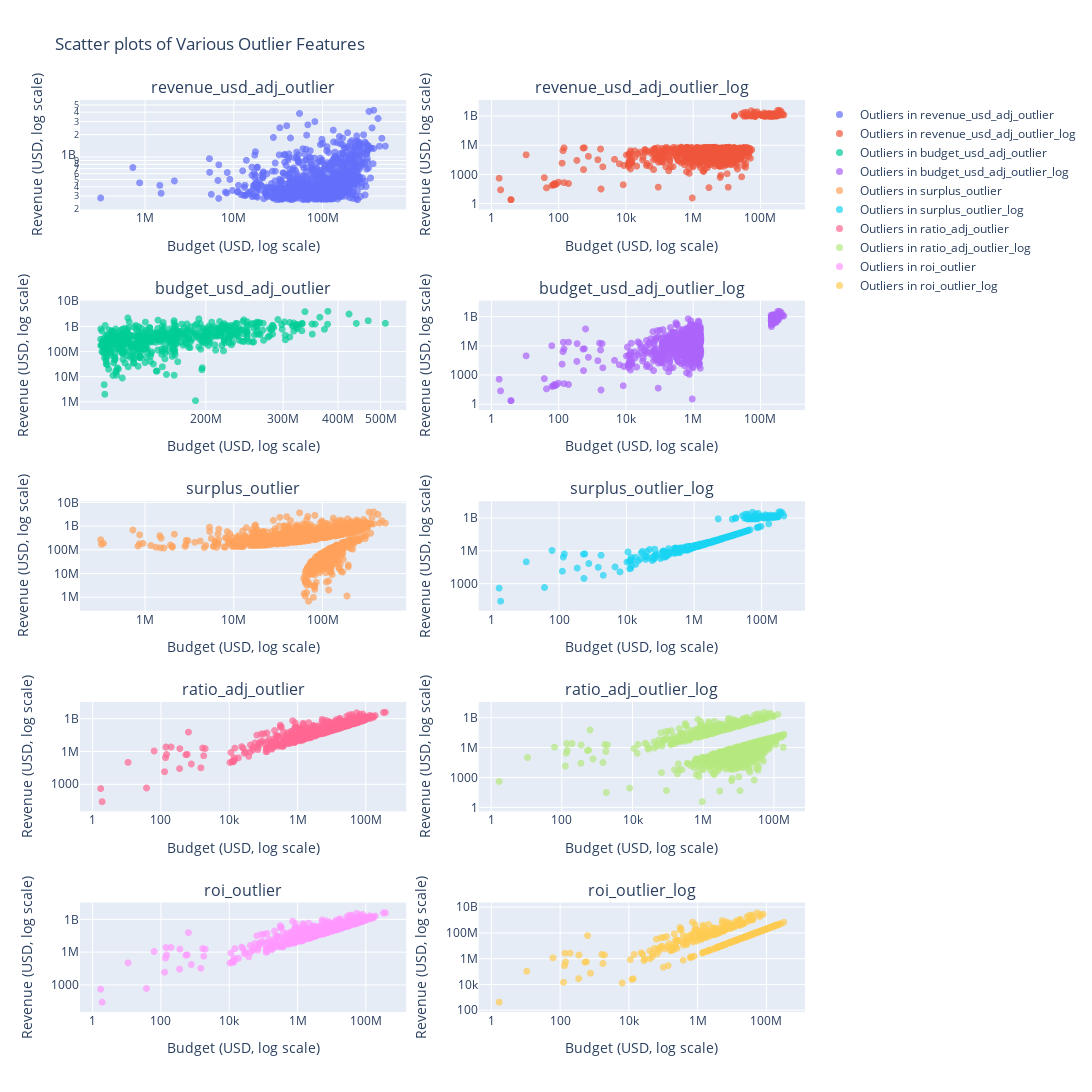

Write notebook code for a chart like this one.
### Code cell
outlier_features = ['revenue_usd_adj_outlier', 'revenue_usd_adj_outlier_log',
                    'budget_usd_adj_outlier', 'budget_usd_adj_outlier_log',
                    'surplus_outlier', 'surplus_outlier_log',
                    'ratio_adj_outlier', 'ratio_adj_outlier_log',
                    'roi_outlier', 'roi_outlier_log']

# Create a 5x2 subplot grid
fig = make_subplots(rows=5, cols=2, subplot_titles=outlier_features)

# Populate the subplots with scatter plots
for index, feature in enumerate(outlier_features):
    row = (index // 2) + 1
    col = (index % 2) + 1
    # Filter data for the current feature
    current_data = movie[movie[feature]]

    # Add a scatter plot to the current subplot
    fig.add_trace(
        go.Scattergl(
            x=current_data['budget_usd_adj'],
            y=current_data['revenue_usd_adj'],
            mode='markers',
            marker=dict(size=7, opacity=0.7),
            name=f'Outliers in {feature}'  # Legend name
        ),
        row=row,
        col=col
    )

    # Print number of outliers in the console/log
    print(f'Number of outliers in {feature}: ', len(current_data))

# Update layout for better appearance and readability
fig.update_layout(height=1500, width=1200, title_text="Scatter plots of Various Outlier Features", showlegend=True)
fig.update_xaxes(title_text='Budget (USD, log scale)', type='log')
fig.update_yaxes(title_text='Revenue (USD, log scale)', type='log')

# Show the figure
fig.show()

### Figure 1 — Plotly figure (JSON) as saved in the notebook; plotly's stock layout.template omitted (floating-point values rounded to 4 significant figures; data arrays with more than 128 entries replaced by an {"elided": "..."} marker saying what was removed)
{"data": [{"marker": {"opacity": 0.7, "size": 7}, "mode": "markers", "name": "Outliers in revenue_usd_adj_outlier", "type": "scattergl", "x": {"elided": "833 float values"}, "xaxis": "x", "y": {"elided": "833 float values"}, "yaxis": "y"}, {"marker": {"opacity": 0.7, "size": 7}, "mode": "markers", "name": "Outliers in revenue_usd_adj_outlier_log", "type": "scattergl", "x": {"elided": "828 float values"}, "xaxis": "x2", "y": {"elided": "828 float values"}, "yaxis": "y2"}, {"marker": {"opacity": 0.7, "size": 7}, "mode": "markers", "name": "Outliers in budget_usd_adj_outlier", "type": "scattergl", "x": {"elided": "584 float values"}, "xaxis": "x3", "y": {"elided": "584 float values"}, "yaxis": "y3"}, {"marker": {"opacity": 0.7, "size": 7}, "mode": "markers", "name": "Outliers in budget_usd_adj_outlier_log", "type": "scattergl", "x": {"elided": "792 float values"}, "xaxis": "x4", "y": {"elided": "792 float values"}, "yaxis": "y4"}, {"marker": {"opacity": 0.7, "size": 7}, "mode": "markers", "name": "Outliers in surplus_outlier", "type": "scattergl", "x": {"elided": "1178 float values"}, "xaxis": "x5", "y": {"elided": "1178 float values"}, "yaxis": "y5"}, {"marker": {"opacity": 0.7, "size": 7}, "mode": "markers", "name": "Outliers in surplus_outlier_log", "type": "scattergl", "x": {"elided": "342 float values"}, "xaxis": "x6", "y": {"elided": "342 float values"}, "yaxis": "y6"}, {"marker": {"opacity": 0.7, "size": 7}, "mode": "markers", "name": "Outliers in ratio_adj_outlier", "type": "scattergl", "x": {"elided": "716 float values"}, "xaxis": "x7", "y": {"elided": "716 float values"}, "yaxis": "y7"}, {"marker": {"opacity": 0.7, "size": 7}, "mode": "markers", "name": "Outliers in ratio_adj_outlier_log", "type": "scattergl", "x": {"elided": "1115 float values"}, "xaxis": "x8", "y": {"elided": "1115 float values"}, "yaxis": "y8"}, {"marker": {"opacity": 0.7, "size": 7}, "mode": "markers", "name": "Outliers in roi_outlier", "type": "scattergl", "x": {"elided": "716 float values"}, "xaxis": "x9", "y": {"elided": "716 float values"}, "yaxis": "y9"}, {"marker": {"opacity": 0.7, "size": 7}, "mode": "markers", "name": "Outliers in roi_outlier_log", "type": "scattergl", "x": {"elided": "418 float values"}, "xaxis": "x10", "y": {"elided": "418 float values"}, "yaxis": "y10"}], "layout": {"annotations": [{"font": {"size": 16}, "showarrow": false, "text": "revenue_usd_adj_outlier", "x": 0.225, "xanchor": "center", "xref": "paper", "y": 1, "yanchor": "bottom", "yref": "paper"}, {"font": {"size": 16}, "showarrow": false, "text": "revenue_usd_adj_outlier_log", "x": 0.775, "xanchor": "center", "xref": "paper", "y": 1, "yanchor": "bottom", "yref": "paper"}, {"font": {"size": 16}, "showarrow": false, "text": "budget_usd_adj_outlier", "x": 0.225, "xanchor": "center", "xref": "paper", "y": 0.78, "yanchor": "bottom", "yref": "paper"}, {"font": {"size": 16}, "showarrow": false, "text": "budget_usd_adj_outlier_log", "x": 0.775, "xanchor": "center", "xref": "paper", "y": 0.78, "yanchor": "bottom", "yref": "paper"}, {"font": {"size": 16}, "showarrow": false, "text": "surplus_outlier", "x": 0.225, "xanchor": "center", "xref": "paper", "y": 0.56, "yanchor": "bottom", "yref": "paper"}, {"font": {"size": 16}, "showarrow": false, "text": "surplus_outlier_log", "x": 0.775, "xanchor": "center", "xref": "paper", "y": 0.56, "yanchor": "bottom", "yref": "paper"}, {"font": {"size": 16}, "showarrow": false, "text": "ratio_adj_outlier", "x": 0.225, "xanchor": "center", "xref": "paper", "y": 0.34, "yanchor": "bottom", "yref": "paper"}, {"font": {"size": 16}, "showarrow": false, "text": "ratio_adj_outlier_log", "x": 0.775, "xanchor": "center", "xref": "paper", "y": 0.34, "yanchor": "bottom", "yref": "paper"}, {"font": {"size": 16}, "showarrow": false, "text": "roi_outlier", "x": 0.225, "xanchor": "center", "xref": "paper", "y": 0.12, "yanchor": "bottom", "yref": "paper"}, {"font": {"size": 16}, "showarrow": false, "text": "roi_outlier_log", "x": 0.775, "xanchor": "center", "xref": "paper", "y": 0.12, "yanchor": "bottom", "yref": "paper"}], "height": 1500, "showlegend": true, "title": {"text": "Scatter plots of Various Outlier Features"}, "width": 1200, "xaxis": {"anchor": "y", "domain": [0, 0.45], "title": {"text": "Budget (USD, log scale)"}, "type": "log"}, "xaxis10": {"anchor": "y10", "domain": [0.55, 1], "title": {"text": "Budget (USD, log scale)"}, "type": "log"}, "xaxis2": {"anchor": "y2", "domain": [0.55, 1], "title": {"text": "Budget (USD, log scale)"}, "type": "log"}, "xaxis3": {"anchor": "y3", "domain": [0, 0.45], "title": {"text": "Budget (USD, log scale)"}, "type": "log"}, "xaxis4": {"anchor": "y4", "domain": [0.55, 1], "title": {"text": "Budget (USD, log scale)"}, "type": "log"}, "xaxis5": {"anchor": "y5", "domain": [0, 0.45], "title": {"text": "Budget (USD, log scale)"}, "type": "log"}, "xaxis6": {"anchor": "y6", "domain": [0.55, 1], "title": {"text": "Budget (USD, log scale)"}, "type": "log"}, "xaxis7": {"anchor": "y7", "domain": [0, 0.45], "title": {"text": "Budget (USD, log scale)"}, "type": "log"}, "xaxis8": {"anchor": "y8", "domain": [0.55, 1], "title": {"text": "Budget (USD, log scale)"}, "type": "log"}, "xaxis9": {"anchor": "y9", "domain": [0, 0.45], "title": {"text": "Budget (USD, log scale)"}, "type": "log"}, "yaxis": {"anchor": "x", "domain": [0.88, 1], "title": {"text": "Revenue (USD, log scale)"}, "type": "log"}, "yaxis10": {"anchor": "x10", "domain": [0, 0.12], "title": {"text": "Revenue (USD, log scale)"}, "type": "log"}, "yaxis2": {"anchor": "x2", "domain": [0.88, 1], "title": {"text": "Revenue (USD, log scale)"}, "type": "log"}, "yaxis3": {"anchor": "x3", "domain": [0.66, 0.78], "title": {"text": "Revenue (USD, log scale)"}, "type": "log"}, "yaxis4": {"anchor": "x4", "domain": [0.66, 0.78], "title": {"text": "Revenue (USD, log scale)"}, "type": "log"}, "yaxis5": {"anchor": "x5", "domain": [0.44, 0.56], "title": {"text": "Revenue (USD, log scale)"}, "type": "log"}, "yaxis6": {"anchor": "x6", "domain": [0.44, 0.56], "title": {"text": "Revenue (USD, log scale)"}, "type": "log"}, "yaxis7": {"anchor": "x7", "domain": [0.22, 0.34], "title": {"text": "Revenue (USD, log scale)"}, "type": "log"}, "yaxis8": {"anchor": "x8", "domain": [0.22, 0.34], "title": {"text": "Revenue (USD, log scale)"}, "type": "log"}, "yaxis9": {"anchor": "x9", "domain": [0, 0.12], "title": {"text": "Revenue (USD, log scale)"}, "type": "log"}}}
